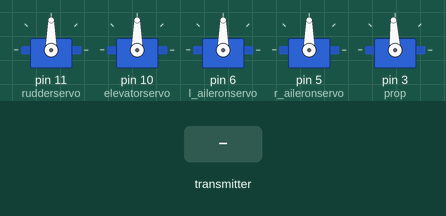
The sketch below on a simulated Arduino Uno, built with avr-gcc and run on an emulated ATmega328P. On the bench: 5 × servo. Inputs (shaded band) come from the test bench.

Above: at 1.2 s.
1.3 s: the transmitter starts sending readChannel.0 = 1000
At 1.8 s:
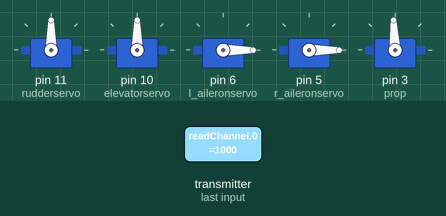
2.8 s: the transmitter starts sending readChannel.1 = 1000
At 3.3 s:
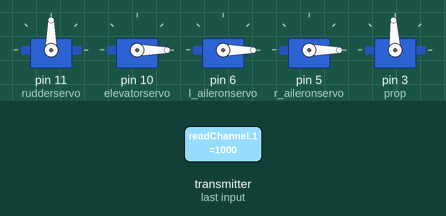
4.3 s: the transmitter starts sending readChannel.3 = 1000
At 5.2 s:
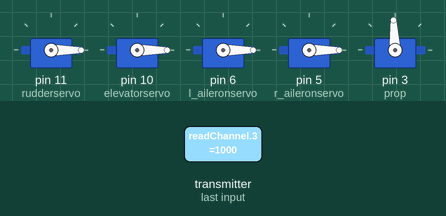
5.8 s: the transmitter starts sending readChannel.2 = 1000
At 6.6 s:
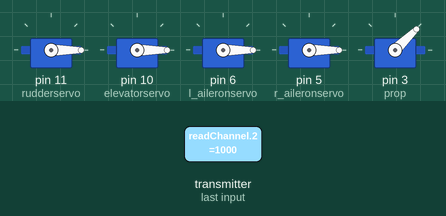
7.3 s: the transmitter starts sending readChannel.0 = 1250
At 8.1 s:
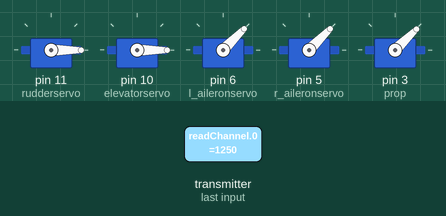
8.8 s: the transmitter starts sending readChannel.1 = 1250
At 10.0 s:
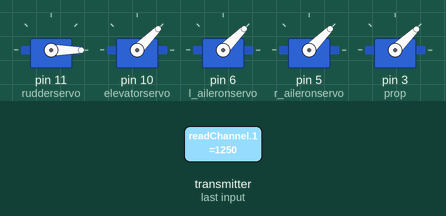
Timing chart, 0 to 11.3 s (numbered marks = the images above; inputs shaded):
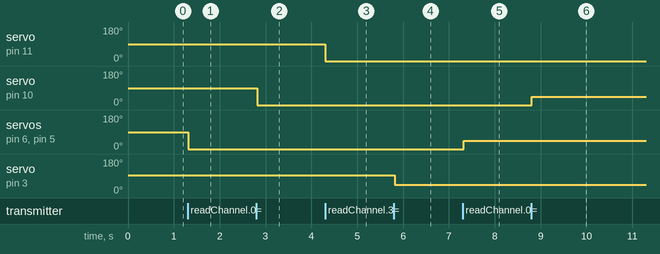

The sketch:

Simple_controls.ino
```cpp
#include <IBusBM.h>
#include <Servo.h>
/*
 * This code can be used to directly control the servos of an RC plane.
 */

IBusBM IBus;    // IBus object
Servo rudderservo;  // create servo object to control a servo
Servo elevatorservo;
Servo l_aileronservo;
Servo r_aileronservo;
Servo prop;

struct servo_vals {
    int aileron_r, aileron_l, elevator, rudder, prop;
};

typedef struct servo_vals servo_values_struct;

void setup() {
  IBus.begin(Serial);    // iBUS object connected to serial0 RX pin
  Serial.begin(115200);
  rudderservo.attach(11);     // attaches the servo on pin 9 to the servo object
  elevatorservo.attach(10);
  l_aileronservo.attach(6);
  r_aileronservo.attach(5);
  prop.attach(3);
}

void loop() {
  servo_values_struct servo_values;

  servo_values = determine_servo_values(IBus);

  r_aileronservo.write(servo_values.aileron_r);
  l_aileronservo.write(servo_values.aileron_l);
  elevatorservo.write(servo_values.elevator);
  rudderservo.write(servo_values.rudder);
  prop.write(servo_values.prop);
  delay(20);
}


servo_values_struct determine_servo_values(IBusBM ibus) {

    servo_values_struct s;

    s.aileron_r = convert_aileron_servo_val(ibus.readChannel(0));
    s.aileron_l = convert_aileron_servo_val(ibus.readChannel(0));
    s.elevator = convert_elevator_servo_val(ibus.readChannel(1));
    s.rudder = convert_rudder_servo_val(ibus.readChannel(3));
    s.prop = ibus.readChannel(2);
    return s;
}

int convert_rudder_servo_val(int channel_value){
  int servo_val;
  servo_val = map(channel_value, 1000, 1999, 0, 180);
  return servo_val;
}

int convert_elevator_servo_val(int channel_value){
  int servo_val;
  servo_val = map(channel_value, 1000, 1999, 0, 180);
  return servo_val;
}

int convert_aileron_servo_val(int channel_value){
  int servo_val;
  servo_val = map(channel_value, 1000, 1999, 0, 180);
  return servo_val;
}
int convert_prop_value(int channel_value){
  int servo_val;
  servo_val = map(channel_value, 1000, 1999, 0, 180);
  return servo_val;
}
```

Measured:
- after the input at 1.3 s, servo on pin 6 (l_aileronservo), servo on pin 5 (r_aileronservo): 90° → 0° at once
- after the input at 2.8 s, servo on pin 10 (elevatorservo): 90° → 0° at once
- after the input at 4.3 s, servo on pin 11 (rudderservo): 90° → 0° at once
- after the input at 5.8 s, servo on pin 3 (prop): 93° → 44° at once
- after the input at 7.3 s, servo on pin 6 (l_aileronservo), servo on pin 5 (r_aileronservo): 0° → 45° at once
- after the input at 8.8 s, servo on pin 10 (elevatorservo): 0° → 45° at once
